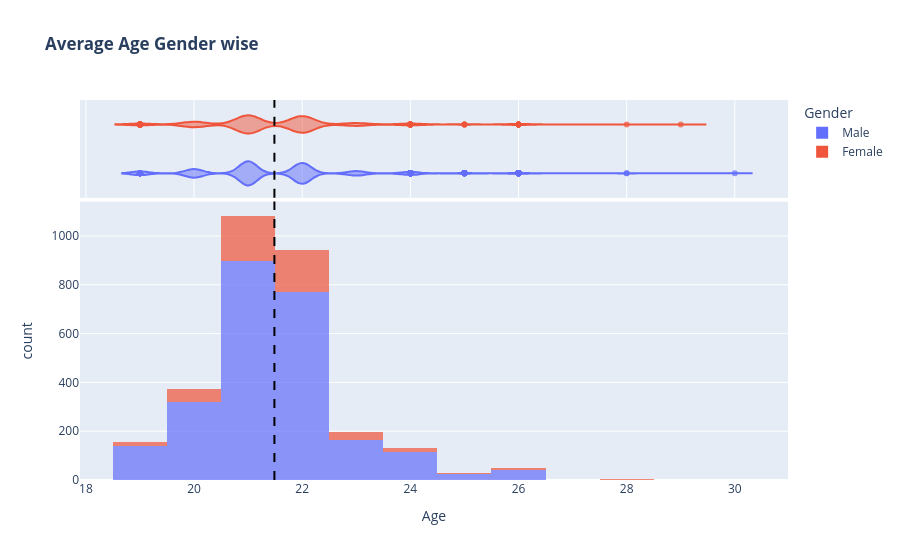

Notebook source saved alongside this figure:
### Code cell
fig = px.histogram(df, 'Age',
                   color="Gender",
                   marginal='violin',
                   title="<b>Average Age Gender wise</b>")

fig.update_traces(marker={"opacity": 0.7})

fig.add_vline(x=df['Age'].mean(),
              line_width=2,
              line_dash="dash",
              line_color="black")

fig.show()

### Figure 1 — Plotly figure (JSON) as saved in the notebook; plotly's stock layout.template omitted (floating-point values rounded to 4 significant figures; data arrays with more than 128 entries replaced by an {"elided": "..."} marker saying what was removed)
{"data": [{"bingroup": "x", "hovertemplate": "Gender=Male<br>Age=%{x}<br>count=%{y}<extra></extra>", "legendgroup": "Male", "marker": {"color": "#636efa", "opacity": 0.7, "pattern": {"shape": ""}}, "name": "Male", "orientation": "v", "showlegend": true, "type": "histogram", "x": {"elided": "2475 int values"}, "xaxis": "x", "yaxis": "y"}, {"hovertemplate": "Gender=Male<br>Age=%{x}<extra></extra>", "legendgroup": "Male", "marker": {"color": "#636efa", "opacity": 0.7}, "name": "Male", "scalegroup": "x", "showlegend": false, "type": "violin", "x": {"elided": "2475 int values"}, "xaxis": "x2", "yaxis": "y2"}, {"bingroup": "x", "hovertemplate": "Gender=Female<br>Age=%{x}<br>count=%{y}<extra></extra>", "legendgroup": "Female", "marker": {"color": "#EF553B", "opacity": 0.7, "pattern": {"shape": ""}}, "name": "Female", "orientation": "v", "showlegend": true, "type": "histogram", "x": {"elided": "491 int values"}, "xaxis": "x", "yaxis": "y"}, {"hovertemplate": "Gender=Female<br>Age=%{x}<extra></extra>", "legendgroup": "Female", "marker": {"color": "#EF553B", "opacity": 0.7}, "name": "Female", "scalegroup": "x", "showlegend": false, "type": "violin", "x": {"elided": "491 int values"}, "xaxis": "x2", "yaxis": "y2"}], "layout": {"barmode": "relative", "legend": {"title": {"text": "Gender"}, "tracegroupgap": 0}, "shapes": [{"line": {"color": "black", "dash": "dash", "width": 2}, "type": "line", "x0": 21.49, "x1": 21.49, "xref": "x", "y0": 0, "y1": 1, "yref": "y domain"}, {"line": {"color": "black", "dash": "dash", "width": 2}, "type": "line", "x0": 21.49, "x1": 21.49, "xref": "x2", "y0": 0, "y1": 1, "yref": "y2 domain"}], "title": {"text": "<b>Average Age Gender wise</b>"}, "xaxis": {"anchor": "y", "domain": [0, 1], "title": {"text": "Age"}}, "xaxis2": {"anchor": "y2", "domain": [0, 1], "matches": "x", "showgrid": true, "showticklabels": false}, "yaxis": {"anchor": "x", "domain": [0, 0.7326], "title": {"text": "count"}}, "yaxis2": {"anchor": "x2", "domain": [0.7426, 1], "matches": "y2", "showgrid": false, "showline": false, "showticklabels": false, "ticks": ""}}}
